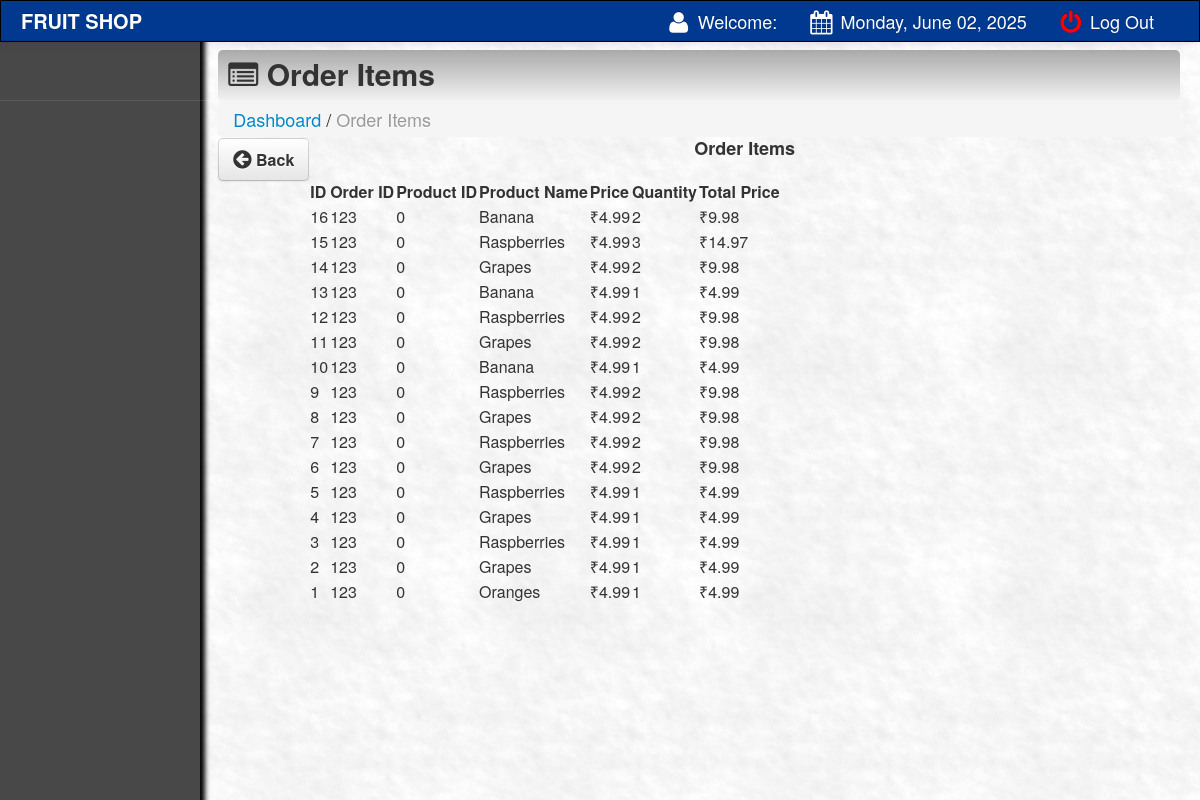
Page /order_items.php on the committed database.
### tables this page shows
CREATE TABLE IF NOT EXISTS `order_items` (
  `id` int(11) NOT NULL AUTO_INCREMENT,
  `order_id` int(11) NOT NULL,
  `product_id` int(11) NOT NULL,
  `product_name` varchar(255) DEFAULT NULL,
  `product_price` decimal(10,2) DEFAULT NULL,
  `quantity` int(11) DEFAULT NULL,
  `total_price` decimal(10,2) DEFAULT NULL,
  PRIMARY KEY (`id`),
  KEY `order_id` (`order_id`)
);

### order_items.php (the view, shortened to what this page needs)
<?php
require_once('db_connect.php');
?>
<link href="css/bootstrap.css" rel="stylesheet">
<link rel="stylesheet" type="text/css" href="css/DT_bootstrap.css">
<link rel="stylesheet" href="css/font-awesome.min.css">
<link href="css/bootstrap-responsive.css" rel="stylesheet">
<link href="../style.css" media="screen" rel="stylesheet" type="text/css" />
<body>
<?php include('navfixed.php'); ?>
<div class="container-fluid">
  <div class="row-fluid">
    <div class="span2">
      <div class="well sidebar-nav">
      </div>
    </div>
    <div class="span10">
      <div class="contentheader">
        <i class="icon-list-alt"></i> Order Items
      </div>
      <ul class="breadcrumb">
        <li><a href="index.php">Dashboard</a></li> /
        <li class="active">Order Items</li>
      </ul>
      <div style="margin-top: -19px; margin-bottom: 21px;">
        <a href="index.php"><button class="btn btn-default btn-large" style="float: left;"><i class="icon icon-circle-arrow-left icon-large"></i> Back</button></a>
        <div style="text-align:center;">
          <h4>Order Items</h4>
        </div>
      </div>
      <table class="hoverTable" id="resultTable" data-responsive="table" style="text-align: left;">
        <thead>
          <tr>
            <th>ID</th>
            <th>Order ID</th>
            <th>Product ID</th>
            <th>Product Name</th>
            <th>Price</th>
            <th>Quantity</th>
            <th>Total Price</th>
          </tr>
        </thead>
        <tbody>
          <?php
          $sql = "SELECT id, order_id, product_id, product_name, product_price, quantity, total_price FROM order_items ORDER BY id DESC";
          $result = $conn->query($sql);
          if ($result && $result->num_rows > 0) {
              while($row = $result->fetch_assoc()) {
                  echo "<tr>";
                  echo "<td>".htmlspecialchars($row['id'])."</td>";
                  echo "<td>".htmlspecialchars($row['order_id'])."</td>";
                  echo "<td>".htmlspecialchars($row['product_id'])."</td>";
                  echo "<td>".htmlspecialchars($row['product_name'])."</td>";
                  echo "<td>₹".number_format($row['product_price'],2)."</td>";
                  echo "<td>".htmlspecialchars($row['quantity'])."</td>";
                  echo "<td>₹".number_format($row['total_price'],2)."</td>";
                  echo "</tr>";
              }
          } else {
              echo "<tr><td colspan='7'>No order items found.</td></tr>";
          }
          ?>
        </tbody>
      </table>
    </div>
  </div>
</div>
<?php include('footer.php'); ?>
</body>
</html>

### fruit/main/navfixed.php (shortened to what this page needs)
<div class="navbar navbar-inverse navbar-fixed-top">
      <div class="navbar-inner">
        <div class="container-fluid">
          <a class="brand" href="#"><b>FRUIT SHOP</b></a>
          <div class="nav-collapse collapse">
            <ul class="nav pull-right">
              <li><a><i class="icon-user icon-large"></i> Welcome:<strong> <?php echo $_SESSION['SESS_LAST_NAME'];?></strong></a></li>
             <li><a> <i class="icon-calendar icon-large"></i>
                                <?php
                                $new = date('l, F d, Y');
                                echo $new;
                                ?>
                </a></li>
              <li><a href="../index.php"><font color="red"><i class="icon-off icon-large"></i></font> Log Out</a></li>
            </ul>
          </div>
        </div>
      </div>
    </div>

### fruit/main/footer.php (shortened to what this page needs)
<link href="vendors/chosen.min.css" rel="stylesheet" media="screen">

### css/style.css (style rules this page uses)
.btn { font-weight: 600; transition: .5s; }
.navbar { height: 100px; border-bottom: 1px solid rgba(255, 255, 255, .1); }

### order_items.php (style rules this page uses)
body { padding-top: 60px; padding-bottom: 40px; }
.sidebar-nav { padding: 9px 0; }

### rows in the picture
order_items: id "16", order "123", product "0", product_name "Banana", product_price "4.99", quantity "2", total_price "9.98"
order_items: id "15", order "123", product "0", product_name "Raspberries", product_price "4.99", quantity "3", total_price "14.97"
order_items: id "14", order "123", product "0", product_name "Grapes", product_price "4.99", quantity "2", total_price "9.98"
order_items: id "13", order "123", product "0", product_name "Banana", product_price "4.99", quantity "1", total_price "4.99"
order_items: id "12", order "123", product "0", product_name "Raspberries", product_price "4.99", quantity "2", total_price "9.98"
order_items: id "11", order "123", product "0", product_name "Grapes", product_price "4.99", quantity "2", total_price "9.98"
order_items: id "10", order "123", product "0", product_name "Banana", product_price "4.99", quantity "1", total_price "4.99"
order_items: id "9", order "123", product "0", product_name "Raspberries", product_price "4.99", quantity "2", total_price "9.98"
order_items: id "8", order "123", product "0", product_name "Grapes", product_price "4.99", quantity "2", total_price "9.98"
order_items: id "7", order "123", product "0", product_name "Raspberries", product_price "4.99", quantity "2", total_price "9.98"
order_items: id "6", order "123", product "0", product_name "Grapes", product_price "4.99", quantity "2", total_price "9.98"
order_items: id "5", order "123", product "0", product_name "Raspberries", product_price "4.99", quantity "1", total_price "4.99"
order_items: id "4", order "123", product "0", product_name "Grapes", product_price "4.99", quantity "1", total_price "4.99"
order_items: id "3", order "123", product "0", product_name "Raspberries", product_price "4.99", quantity "1", total_price "4.99"
order_items: id "2", order "123", product "0", product_name "Grapes", product_price "4.99", quantity "1", total_price "4.99"
order_items: id "1", order "123", product "0", product_name "Oranges", product_price "4.99", quantity "1", total_price "4.99"
